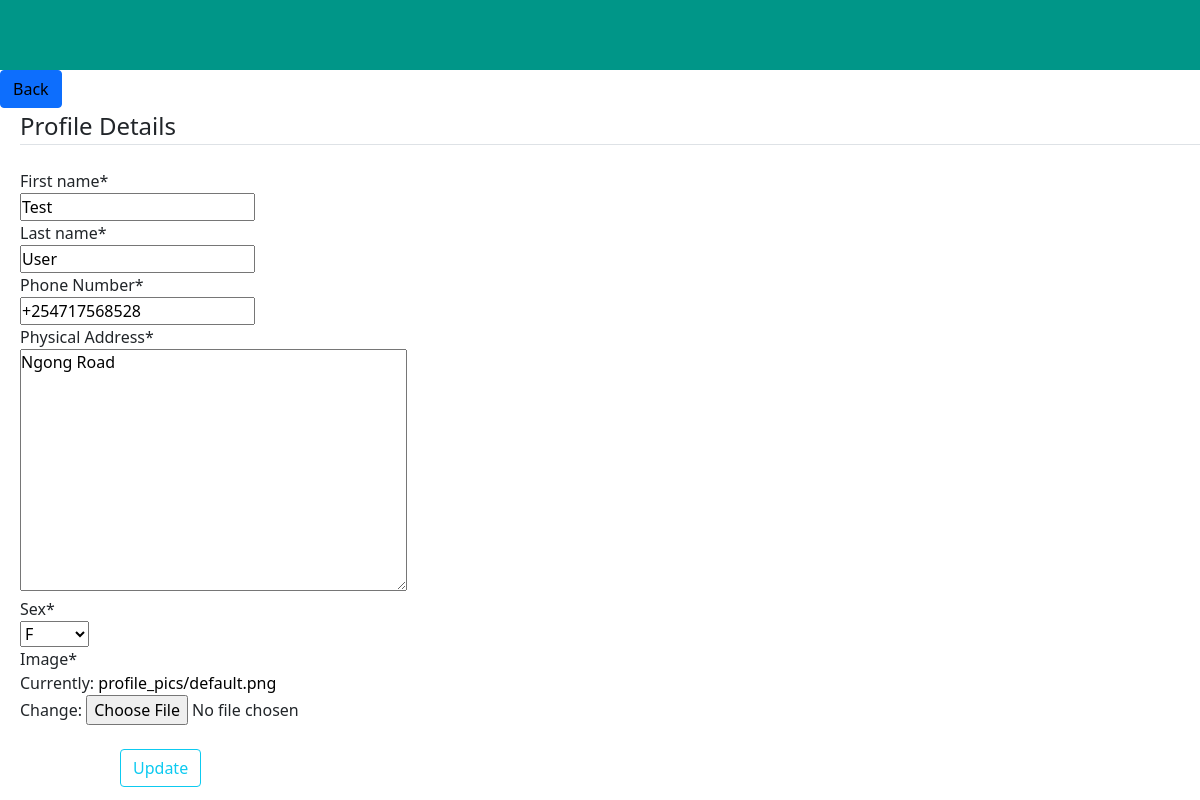
The app's page /profile/ (signed in) with its own data.
### Users/models.py (models this page shows, shortened)
class CustomUser(AbstractUser):
    first_name = models.CharField(max_length=150)
    last_name = models.CharField(max_length=150)
    email = models.EmailField(null=False)
    Phone_Number = models.CharField(max_length=14, null=True)
    Physical_Address = models.TextField(null=True)
    Date_Of_Birth = models.DateField(auto_now=False, null=True)
    Age = models.CharField(max_length=3, null=True)
    Male = 'M'
    Female = 'F'
    SEX_CHOICES = [(Male, 'M'), (Female, 'F')]
    Sex = models.CharField(max_length=30, choices=SEX_CHOICES, null=True)
    is_patient = models.BooleanField('is_patient', default=False)
    is_doctor = models.BooleanField('is_doctor', default=False)
    is_administrator = models.BooleanField('is_administrator', default=False)
    is_hospital = models.BooleanField('is_hospital', default=False)

class Profile(models.Model):
    user = models.OneToOneField(CustomUser, on_delete=models.CASCADE)
    image = models.ImageField(default='d', upload_to='profile_pics')

### Users/views.py (the view)
# urls.py: path('profile/', user_views.profile, name='profile'),
@login_required
def profile(request):
    if request.method == 'POST':
        u_form = UserUpdateForm(request.POST, instance=request.user)
        p_form = ProfileUpdateForm(request.POST, request.FILES, instance=request.user.profile)
        if u_form.is_valid() and p_form.is_valid():
            u_form.save()
            p_form.save()
            messages.success(request, f'Your Profile has been updated!')
            return redirect('profile')
    else:
        u_form = UserUpdateForm(instance=request.user)
        p_form = ProfileUpdateForm(instance=request.user.profile)
    context = {
        'u_form': u_form,
        'p_form': p_form
    }
    return render(request, 'Users/profile.html', context)

### Users/forms.py
class UserUpdateForm(forms.ModelForm):
    class Meta:
        model = CustomUser
        fields = ['first_name', 'last_name', 'Phone_Number', 'Physical_Address', 'Sex']

class ProfileUpdateForm(forms.ModelForm):
    class Meta:
        model = Profile
        fields = ['image']

### Users/Templates/Users/profile.html (shortened to what this page needs)
{% load crispy_forms_filters %}
{% load crispy_forms_tags %}
{% load static %}
<!DOCTYPE html>
<html lang="en">
<head>
    <link href="https://cdn.jsdelivr.net/npm/bootstrap@5.0.2/dist/css/bootstrap.min.css" rel="stylesheet">
    <link rel="stylesheet" type="text/css" href="{% static 'Users/style.css' %}">
     <link rel="stylesheet" type="text/css" href="{% static 'Users/UsersStyle.css' %}">
</head>
<body>
        <div class="navbar">
        </div>
        <button class="btn btn-primary"><a href="{{request.META.HTTP_REFERER|escape}}">Back</a></button>
    <form method="POST" enctype="multipart/form-data">
        <fieldset class="form-group" style="margin-left: 20px">
            <legend class="border-bottom mb-4">Profile Details</legend>
            {{ u_form|crispy }}
            {{ p_form|crispy }}
        </fieldset>
        <button class="btn btn-outline-info" type="submit" style="margin-left: 10%; margin-top: 2%">Update</button>
    </form>
</body>
</html>

### Users/static/Users/style.css (style rules this page uses)
* { margin: 0; padding: 0; }
.navbar { width: 85%; margin: auto; display: flex; align-items: center; justify-content: space-between; font-family: 'Lato', sans-serif; }

### Users/static/Users/UsersStyle.css (style rules this page uses)
* { margin: 0; padding: 0; }
.navbar { width: 100%; margin: auto; padding: 35px 0; display: flex; align-items: center; justify-content: space-between; font-family: 'Lato', sans-serif; background: #009688; }
a { text-decoration: none; color: black; list-style: none; }
.btn::before { content: ""; position: absolute; left:0; top:0; width:100%; height: 100%; background: #0AFFE7; z-index: -1; transition: transform 0.5s; transform-origin: 0 0; transition-timing-function: cubic-bezier(0.5,1.6,0.4,0.7); }
.btn::before { transform: scaleX(0); }

### records on screen
CustomUser: first_name "Test", last_name "User", Phone_Number "+254717568528", Physical_Address "Ngong Road", Sex "F"
